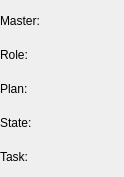
<?xml version="1.0" encoding="UTF-8"?>
<ui version="4.0">
 <class>AlicaClientWidget</class>
 <widget class="QWidget" name="AlicaClientWidget">
  <property name="enabled">
   <bool>true</bool>
  </property>
  <property name="geometry">
   <rect>
    <x>0</x>
    <y>0</y>
    <width>124</width>
    <height>177</height>
   </rect>
  </property>
  <property name="maximumSize">
   <size>
    <width>400</width>
    <height>300</height>
   </size>
  </property>
  <property name="windowTitle">
   <string>Alica Client</string>
  </property>
  <layout class="QVBoxLayout" name="verticalLayout_3">
   <item>
    <layout class="QHBoxLayout" name="horizontalLayout">
     <item>
      <layout class="QVBoxLayout" name="verticalLblLayout">
       <property name="spacing">
        <number>0</number>
       </property>
       <property name="sizeConstraint">
        <enum>QLayout::SetMinimumSize</enum>
       </property>
       <item>
        <widget class="QLabel" name="masterPlanLbl">
         <property name="sizePolicy">
          <sizepolicy hsizetype="Minimum" vsizetype="Minimum">
           <horstretch>0</horstretch>
           <verstretch>0</verstretch>
          </sizepolicy>
         </property>
         <property name="maximumSize">
          <size>
           <width>85</width>
           <height>27</height>
          </size>
         </property>
         <property name="text">
          <string>Master:</string>
         </property>
        </widget>
       </item>
       <item>
        <widget class="QLabel" name="roleLbl">
         <property name="maximumSize">
          <size>
           <width>35</width>
           <height>27</height>
          </size>
         </property>
         <property name="text">
          <string>Role:</string>
         </property>
        </widget>
       </item>
       <item>
        <widget class="QLabel" name="planLbl">
         <property name="maximumSize">
          <size>
           <width>35</width>
           <height>27</height>
          </size>
         </property>
         <property name="text">
          <string>Plan:</string>
         </property>
        </widget>
       </item>
       <item>
        <widget class="QLabel" name="stateLbl">
         <property name="maximumSize">
          <size>
           <width>40</width>
           <height>27</height>
          </size>
         </property>
         <property name="text">
          <string>State:</string>
         </property>
        </widget>
       </item>
       <item>
        <widget class="QLabel" name="taskLbl">
         <property name="maximumSize">
          <size>
           <width>35</width>
           <height>27</height>
          </size>
         </property>
         <property name="text">
          <string>Task:</string>
         </property>
        </widget>
       </item>
      </layout>
     </item>
     <item>
      <layout class="QVBoxLayout" name="verticalValLayout">
       <item>
        <widget class="QLabel" name="masterPlanVal">
         <property name="text">
          <string/>
         </property>
        </widget>
       </item>
       <item>
        <widget class="QLabel" name="roleVal">
         <property name="text">
          <string/>
         </property>
        </widget>
       </item>
       <item>
        <widget class="QLabel" name="planVal">
         <property name="text">
          <string/>
         </property>
        </widget>
       </item>
       <item>
        <widget class="QLabel" name="stateVal">
         <property name="text">
          <string/>
         </property>
        </widget>
       </item>
       <item>
        <widget class="QLabel" name="taskVal">
         <property name="text">
          <string/>
         </property>
        </widget>
       </item>
      </layout>
     </item>
    </layout>
   </item>
  </layout>
 </widget>
 <layoutdefault spacing="0" margin="0"/>
 <resources/>
 <connections/>
</ui>
